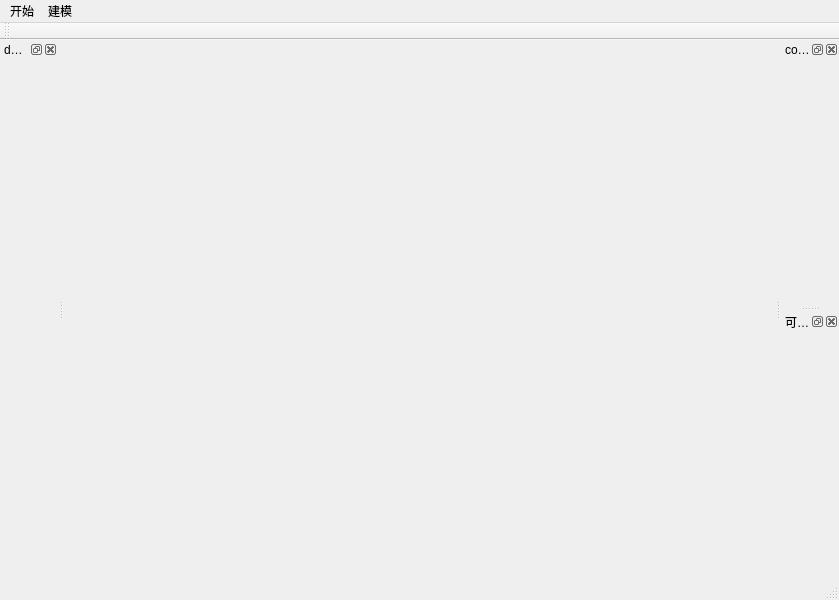
<?xml version="1.0" encoding="UTF-8"?>
<ui version="4.0">
 <class>MainWindow</class>
 <widget class="QMainWindow" name="MainWindow">
  <property name="geometry">
   <rect>
    <x>0</x>
    <y>0</y>
    <width>839</width>
    <height>600</height>
   </rect>
  </property>
  <property name="windowTitle">
   <string>MainWindow</string>
  </property>
  <widget class="QWidget" name="centralwidget">
   <property name="sizePolicy">
    <sizepolicy hsizetype="Expanding" vsizetype="Expanding">
     <horstretch>0</horstretch>
     <verstretch>0</verstretch>
    </sizepolicy>
   </property>
   <layout class="QVBoxLayout" name="verticalLayout_2">
    <item>
     <widget class="qtViewer3d" name="logic_View" native="true">
      <property name="sizePolicy">
       <sizepolicy hsizetype="Expanding" vsizetype="Expanding">
        <horstretch>0</horstretch>
        <verstretch>0</verstretch>
       </sizepolicy>
      </property>
     </widget>
    </item>
   </layout>
  </widget>
  <widget class="QMenuBar" name="menubar">
   <property name="geometry">
    <rect>
     <x>0</x>
     <y>0</y>
     <width>839</width>
     <height>26</height>
    </rect>
   </property>
   <widget class="QMenu" name="start">
    <property name="title">
     <string>开始</string>
    </property>
    <widget class="QMenu" name="menuopen">
     <property name="title">
      <string>open</string>
     </property>
     <addaction name="actionstep"/>
    </widget>
    <widget class="QMenu" name="menuNew">
     <property name="title">
      <string>New</string>
     </property>
     <addaction name="actionxml"/>
    </widget>
    <addaction name="menuNew"/>
    <addaction name="menuopen"/>
   </widget>
   <widget class="QMenu" name="menu">
    <property name="title">
     <string>建模</string>
    </property>
   </widget>
   <addaction name="start"/>
   <addaction name="menu"/>
  </widget>
  <widget class="QStatusBar" name="statusbar"/>
  <widget class="QDockWidget" name="object_widget">
   <property name="sizePolicy">
    <sizepolicy hsizetype="Expanding" vsizetype="Preferred">
     <horstretch>0</horstretch>
     <verstretch>0</verstretch>
    </sizepolicy>
   </property>
   <property name="windowTitle">
    <string>construct_and_change</string>
   </property>
   <attribute name="dockWidgetArea">
    <number>2</number>
   </attribute>
   <widget class="Logic_ConstructView" name="logic_Construct"/>
  </widget>
  <widget class="QDockWidget" name="view_message_widget">
   <property name="sizePolicy">
    <sizepolicy hsizetype="Expanding" vsizetype="Preferred">
     <horstretch>0</horstretch>
     <verstretch>0</verstretch>
    </sizepolicy>
   </property>
   <property name="windowTitle">
    <string>可视化信息</string>
   </property>
   <attribute name="dockWidgetArea">
    <number>2</number>
   </attribute>
   <widget class="Logic_ScreenData" name="logic_ViewData"/>
  </widget>
  <widget class="QDockWidget" name="document_widget">
   <property name="sizePolicy">
    <sizepolicy hsizetype="Expanding" vsizetype="Expanding">
     <horstretch>0</horstretch>
     <verstretch>0</verstretch>
    </sizepolicy>
   </property>
   <property name="windowTitle">
    <string>document</string>
   </property>
   <attribute name="dockWidgetArea">
    <number>1</number>
   </attribute>
   <widget class="Logic_DocView" name="logic_DocData"/>
  </widget>
  <widget class="QToolBar" name="toolBar">
   <property name="windowTitle">
    <string>toolBar</string>
   </property>
   <attribute name="toolBarArea">
    <enum>TopToolBarArea</enum>
   </attribute>
   <attribute name="toolBarBreak">
    <bool>false</bool>
   </attribute>
  </widget>
  <action name="actionstep">
   <property name="text">
    <string>step</string>
   </property>
  </action>
  <action name="actionxml">
   <property name="text">
    <string>xml</string>
   </property>
  </action>
  <action name="actionBox">
   <property name="text">
    <string>Box</string>
   </property>
  </action>
  <action name="actionCut">
   <property name="text">
    <string>Cut</string>
   </property>
  </action>
 </widget>
 <customwidgets>
  <customwidget>
   <class>qtViewer3d</class>
   <extends>QWidget</extends>
   <header>RedPanda.widgets.Logic_Viewer</header>
   <container>1</container>
  </customwidget>
  <customwidget>
   <class>Logic_DocView</class>
   <extends>QWidget</extends>
   <header>RedPanda.widgets.Logic_DocView</header>
   <container>1</container>
  </customwidget>
  <customwidget>
   <class>Logic_ConstructView</class>
   <extends>QWidget</extends>
   <header>RedPanda.widgets.Logic_ConstructView</header>
   <container>1</container>
  </customwidget>
  <customwidget>
   <class>Logic_ScreenData</class>
   <extends>QWidget</extends>
   <header>RedPanda.widgets.Logic_ScreenData</header>
   <container>1</container>
  </customwidget>
 </customwidgets>
 <resources/>
 <connections/>
</ui>
